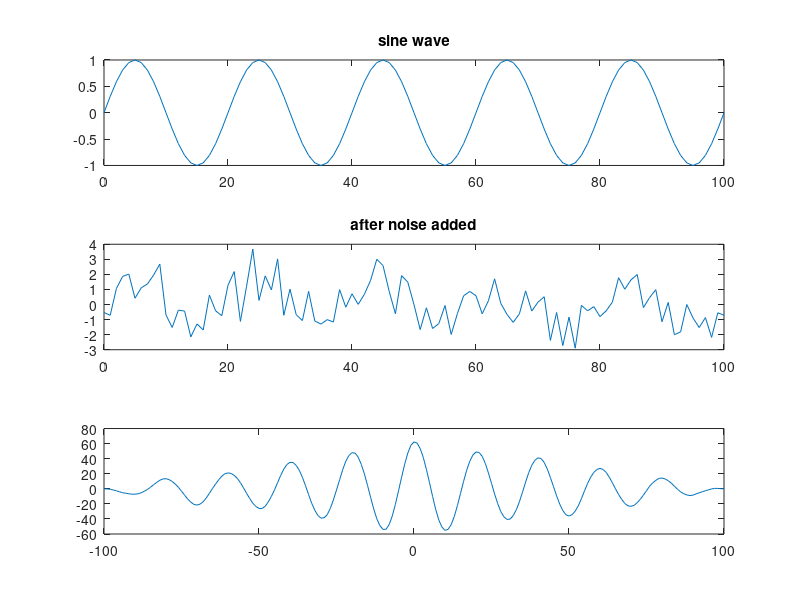

This chart was generated by the following MATLAB code:
clc;
clear all;
close all;
% x=[1 2 3 4];
% subplot(2,2,1);
% stem(x);
% 
% y=[4 3 2 1];
% subplot(2,2,2);
% stem(y);
% z=xcorr(x,y);
% 
% subplot(2,2,3);
% stem(z);

t=0:1:100;
f=0.05;
x=sin(2*pi*f*t);
subplot(3,1,1);
plot(t,x);
title('sine wave');
y=randn(1,length(t));
z=x+y;
subplot(3,1,2);
plot(t,z);
title('after noise added');

m=xcorr(x,z);
t1=t;
t2=-fliplr(t1);
n1=min(t1)+min(t2);
n2=max(t1)+max(t2);
n=n1:1:n2;
subplot(3,1,3);
plot(n,m);



t=0:1:5;
t1=-fliplr(t);
